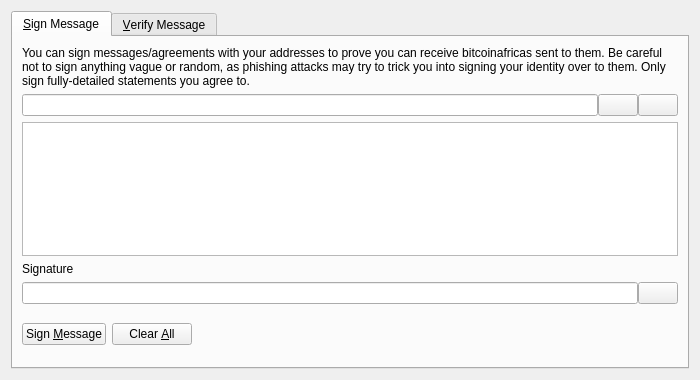
<?xml version="1.0" encoding="UTF-8"?>
<ui version="4.0">
 <class>SignVerifyMessageDialog</class>
 <widget class="QDialog" name="SignVerifyMessageDialog">
  <property name="geometry">
   <rect>
    <x>0</x>
    <y>0</y>
    <width>700</width>
    <height>380</height>
   </rect>
  </property>
  <property name="windowTitle">
   <string>Signatures - Sign / Verify a Message</string>
  </property>
  <property name="modal">
   <bool>true</bool>
  </property>
  <layout class="QVBoxLayout" name="verticalLayout">
   <item>
    <widget class="QTabWidget" name="tabWidget">
     <property name="currentIndex">
      <number>0</number>
     </property>
     <widget class="QWidget" name="tabSignMessage">
      <attribute name="title">
       <string>&amp;Sign Message</string>
      </attribute>
      <layout class="QVBoxLayout" name="verticalLayout_SM">
       <item>
        <widget class="QLabel" name="infoLabel_SM">
         <property name="text">
          <string>You can sign messages/agreements with your addresses to prove you can receive bitcoinafricas sent to them. Be careful not to sign anything vague or random, as phishing attacks may try to trick you into signing your identity over to them. Only sign fully-detailed statements you agree to.</string>
         </property>
         <property name="textFormat">
          <enum>Qt::PlainText</enum>
         </property>
         <property name="wordWrap">
          <bool>true</bool>
         </property>
        </widget>
       </item>
       <item>
        <layout class="QHBoxLayout" name="horizontalLayout_1_SM">
         <property name="spacing">
          <number>0</number>
         </property>
         <item>
          <widget class="QValidatedLineEdit" name="addressIn_SM">
           <property name="toolTip">
            <string>The Bitcoin-Africa address to sign the message with</string>
           </property>
          </widget>
         </item>
         <item>
          <widget class="QPushButton" name="addressBookButton_SM">
           <property name="toolTip">
            <string>Choose previously used address</string>
           </property>
           <property name="text">
            <string/>
           </property>
           <property name="icon">
            <iconset resource="../bitcoin.qrc">
             <normaloff>:/icons/address-book</normaloff>:/icons/address-book</iconset>
           </property>
           <property name="shortcut">
            <string>Alt+A</string>
           </property>
           <property name="autoDefault">
            <bool>false</bool>
           </property>
          </widget>
         </item>
         <item>
          <widget class="QPushButton" name="pasteButton_SM">
           <property name="toolTip">
            <string>Paste address from clipboard</string>
           </property>
           <property name="text">
            <string/>
           </property>
           <property name="icon">
            <iconset resource="../bitcoin.qrc">
             <normaloff>:/icons/editpaste</normaloff>:/icons/editpaste</iconset>
           </property>
           <property name="shortcut">
            <string>Alt+P</string>
           </property>
           <property name="autoDefault">
            <bool>false</bool>
           </property>
          </widget>
         </item>
        </layout>
       </item>
       <item>
        <widget class="QPlainTextEdit" name="messageIn_SM">
         <property name="toolTip">
          <string>Enter the message you want to sign here</string>
         </property>
        </widget>
       </item>
       <item>
        <widget class="QLabel" name="signatureLabel_SM">
         <property name="text">
          <string>Signature</string>
         </property>
         <property name="textFormat">
          <enum>Qt::PlainText</enum>
         </property>
        </widget>
       </item>
       <item>
        <layout class="QHBoxLayout" name="horizontalLayout_2_SM">
         <property name="spacing">
          <number>0</number>
         </property>
         <item>
          <widget class="QLineEdit" name="signatureOut_SM">
           <property name="font">
            <font>
             <italic>true</italic>
            </font>
           </property>
           <property name="readOnly">
            <bool>true</bool>
           </property>
          </widget>
         </item>
         <item>
          <widget class="QPushButton" name="copySignatureButton_SM">
           <property name="toolTip">
            <string>Copy the current signature to the system clipboard</string>
           </property>
           <property name="text">
            <string/>
           </property>
           <property name="icon">
            <iconset resource="../bitcoin.qrc">
             <normaloff>:/icons/editcopy</normaloff>:/icons/editcopy</iconset>
           </property>
           <property name="autoDefault">
            <bool>false</bool>
           </property>
          </widget>
         </item>
        </layout>
       </item>
       <item>
        <layout class="QHBoxLayout" name="horizontalLayout_3_SM">
         <item>
          <widget class="QPushButton" name="signMessageButton_SM">
           <property name="toolTip">
            <string>Sign the message to prove you own this Bitcoin-Africa address</string>
           </property>
           <property name="text">
            <string>Sign &amp;Message</string>
           </property>
           <property name="icon">
            <iconset resource="../bitcoin.qrc">
             <normaloff>:/icons/edit</normaloff>:/icons/edit</iconset>
           </property>
           <property name="autoDefault">
            <bool>false</bool>
           </property>
          </widget>
         </item>
         <item>
          <widget class="QPushButton" name="clearButton_SM">
           <property name="toolTip">
            <string>Reset all sign message fields</string>
           </property>
           <property name="text">
            <string>Clear &amp;All</string>
           </property>
           <property name="icon">
            <iconset resource="../bitcoin.qrc">
             <normaloff>:/icons/remove</normaloff>:/icons/remove</iconset>
           </property>
           <property name="autoDefault">
            <bool>false</bool>
           </property>
          </widget>
         </item>
         <item>
          <spacer name="horizontalSpacer_1_SM">
           <property name="orientation">
            <enum>Qt::Horizontal</enum>
           </property>
           <property name="sizeHint" stdset="0">
            <size>
             <width>40</width>
             <height>48</height>
            </size>
           </property>
          </spacer>
         </item>
         <item>
          <widget class="QLabel" name="statusLabel_SM">
           <property name="font">
            <font>
             <weight>75</weight>
             <bold>true</bold>
            </font>
           </property>
           <property name="text">
            <string/>
           </property>
           <property name="wordWrap">
            <bool>true</bool>
           </property>
          </widget>
         </item>
         <item>
          <spacer name="horizontalSpacer_2_SM">
           <property name="orientation">
            <enum>Qt::Horizontal</enum>
           </property>
           <property name="sizeHint" stdset="0">
            <size>
             <width>40</width>
             <height>48</height>
            </size>
           </property>
          </spacer>
         </item>
        </layout>
       </item>
      </layout>
     </widget>
     <widget class="QWidget" name="tabVerifyMessage">
      <attribute name="title">
       <string>&amp;Verify Message</string>
      </attribute>
      <layout class="QVBoxLayout" name="verticalLayout_VM">
       <item>
        <widget class="QLabel" name="infoLabel_VM">
         <property name="text">
          <string>Enter the receiver's address, message (ensure you copy line breaks, spaces, tabs, etc. exactly) and signature below to verify the message. Be careful not to read more into the signature than what is in the signed message itself, to avoid being tricked by a man-in-the-middle attack. Note that this only proves the signing party receives with the address, it cannot prove sendership of any transaction!</string>
         </property>
         <property name="textFormat">
          <enum>Qt::PlainText</enum>
         </property>
         <property name="alignment">
          <set>Qt::AlignLeading|Qt::AlignLeft|Qt::AlignTop</set>
         </property>
         <property name="wordWrap">
          <bool>true</bool>
         </property>
        </widget>
       </item>
       <item>
        <layout class="QHBoxLayout" name="horizontalLayout_1_VM">
         <property name="spacing">
          <number>0</number>
         </property>
         <item>
          <widget class="QValidatedLineEdit" name="addressIn_VM">
           <property name="toolTip">
            <string>The Bitcoin-Africa address the message was signed with</string>
           </property>
          </widget>
         </item>
         <item>
          <widget class="QPushButton" name="addressBookButton_VM">
           <property name="toolTip">
            <string>Choose previously used address</string>
           </property>
           <property name="text">
            <string/>
           </property>
           <property name="icon">
            <iconset resource="../bitcoin.qrc">
             <normaloff>:/icons/address-book</normaloff>:/icons/address-book</iconset>
           </property>
           <property name="shortcut">
            <string>Alt+A</string>
           </property>
           <property name="autoDefault">
            <bool>false</bool>
           </property>
          </widget>
         </item>
        </layout>
       </item>
       <item>
        <widget class="QPlainTextEdit" name="messageIn_VM"/>
       </item>
       <item>
        <widget class="QValidatedLineEdit" name="signatureIn_VM"/>
       </item>
       <item>
        <layout class="QHBoxLayout" name="horizontalLayout_2_VM">
         <item>
          <widget class="QPushButton" name="verifyMessageButton_VM">
           <property name="toolTip">
            <string>Verify the message to ensure it was signed with the specified Bitcoin-Africa address</string>
           </property>
           <property name="text">
            <string>Verify &amp;Message</string>
           </property>
           <property name="icon">
            <iconset resource="../bitcoin.qrc">
             <normaloff>:/icons/transaction_0</normaloff>:/icons/transaction_0</iconset>
           </property>
           <property name="autoDefault">
            <bool>false</bool>
           </property>
          </widget>
         </item>
         <item>
          <widget class="QPushButton" name="clearButton_VM">
           <property name="toolTip">
            <string>Reset all verify message fields</string>
           </property>
           <property name="text">
            <string>Clear &amp;All</string>
           </property>
           <property name="icon">
            <iconset resource="../bitcoin.qrc">
             <normaloff>:/icons/remove</normaloff>:/icons/remove</iconset>
           </property>
           <property name="autoDefault">
            <bool>false</bool>
           </property>
          </widget>
         </item>
         <item>
          <spacer name="horizontalSpacer_1_VM">
           <property name="orientation">
            <enum>Qt::Horizontal</enum>
           </property>
           <property name="sizeHint" stdset="0">
            <size>
             <width>40</width>
             <height>48</height>
            </size>
           </property>
          </spacer>
         </item>
         <item>
          <widget class="QLabel" name="statusLabel_VM">
           <property name="font">
            <font>
             <weight>75</weight>
             <bold>true</bold>
            </font>
           </property>
           <property name="text">
            <string/>
           </property>
           <property name="wordWrap">
            <bool>true</bool>
           </property>
          </widget>
         </item>
         <item>
          <spacer name="horizontalSpacer_2_VM">
           <property name="orientation">
            <enum>Qt::Horizontal</enum>
           </property>
           <property name="sizeHint" stdset="0">
            <size>
             <width>40</width>
             <height>48</height>
            </size>
           </property>
          </spacer>
         </item>
        </layout>
       </item>
      </layout>
     </widget>
    </widget>
   </item>
  </layout>
 </widget>
 <customwidgets>
  <customwidget>
   <class>QValidatedLineEdit</class>
   <extends>QLineEdit</extends>
   <header>qt/qvalidatedlineedit.h</header>
  </customwidget>
 </customwidgets>
 <resources>
  <include location="../bitcoin.qrc"/>
 </resources>
 <connections/>
</ui>
